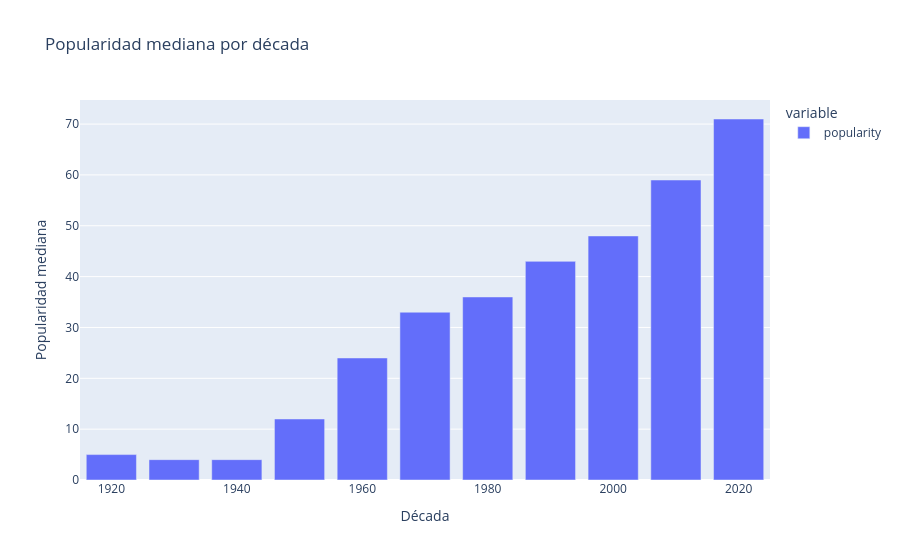

The cell this chart's notebook holds for it:
### Markdown cell above
## Grafico

### Code cell
px.bar(
    popularidad_decada,
    title="Popularidad mediana por década",
    labels={"value": "Popularidad mediana", "decada": "Década"},
)

### Figure 1 — Plotly figure (JSON) as saved in the notebook; plotly's stock layout.template omitted (floating-point values rounded to 4 significant figures)
{"data": [{"hovertemplate": "variable=popularity<br>Década=%{x}<br>Popularidad mediana=%{y}<extra></extra>", "legendgroup": "popularity", "marker": {"color": "#636efa", "pattern": {"shape": ""}}, "name": "popularity", "orientation": "v", "showlegend": true, "textposition": "auto", "type": "bar", "x": [1920, 1930, 1940, 1950, 1960, 1970, 1980, 1990, 2000, 2010, 2020], "xaxis": "x", "y": [5.0, 4.0, 4.0, 12.0, 24.0, 33.0, 36.0, 43.0, 48.0, 59.0, 71.0], "yaxis": "y"}], "layout": {"barmode": "relative", "legend": {"title": {"text": "variable"}, "tracegroupgap": 0}, "title": {"text": "Popularidad mediana por década"}, "xaxis": {"anchor": "y", "domain": [0, 1], "title": {"text": "Década"}}, "yaxis": {"anchor": "x", "domain": [0, 1], "title": {"text": "Popularidad mediana"}}}}
